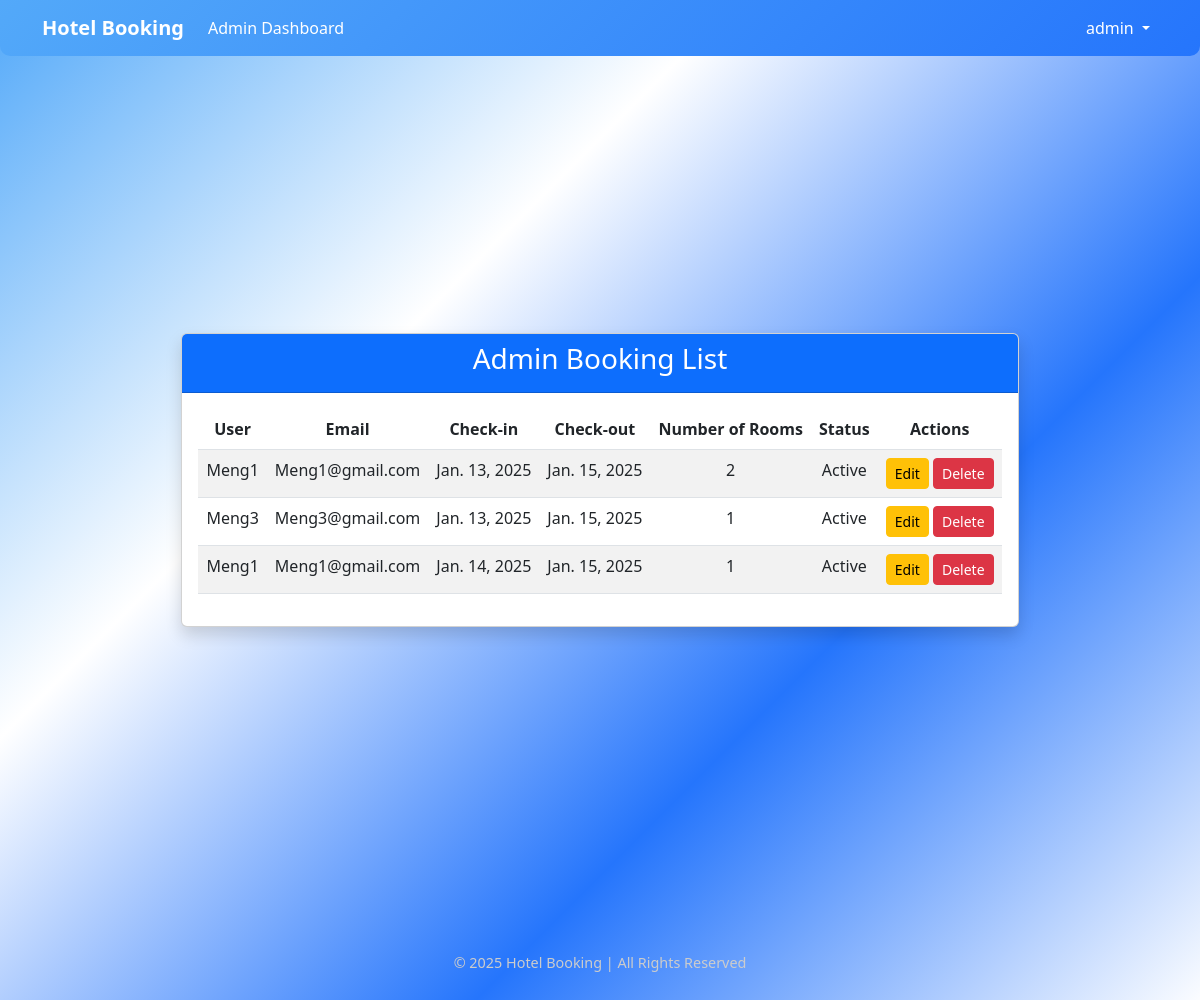
The app's page /admin-bookings/ (signed in), older data.
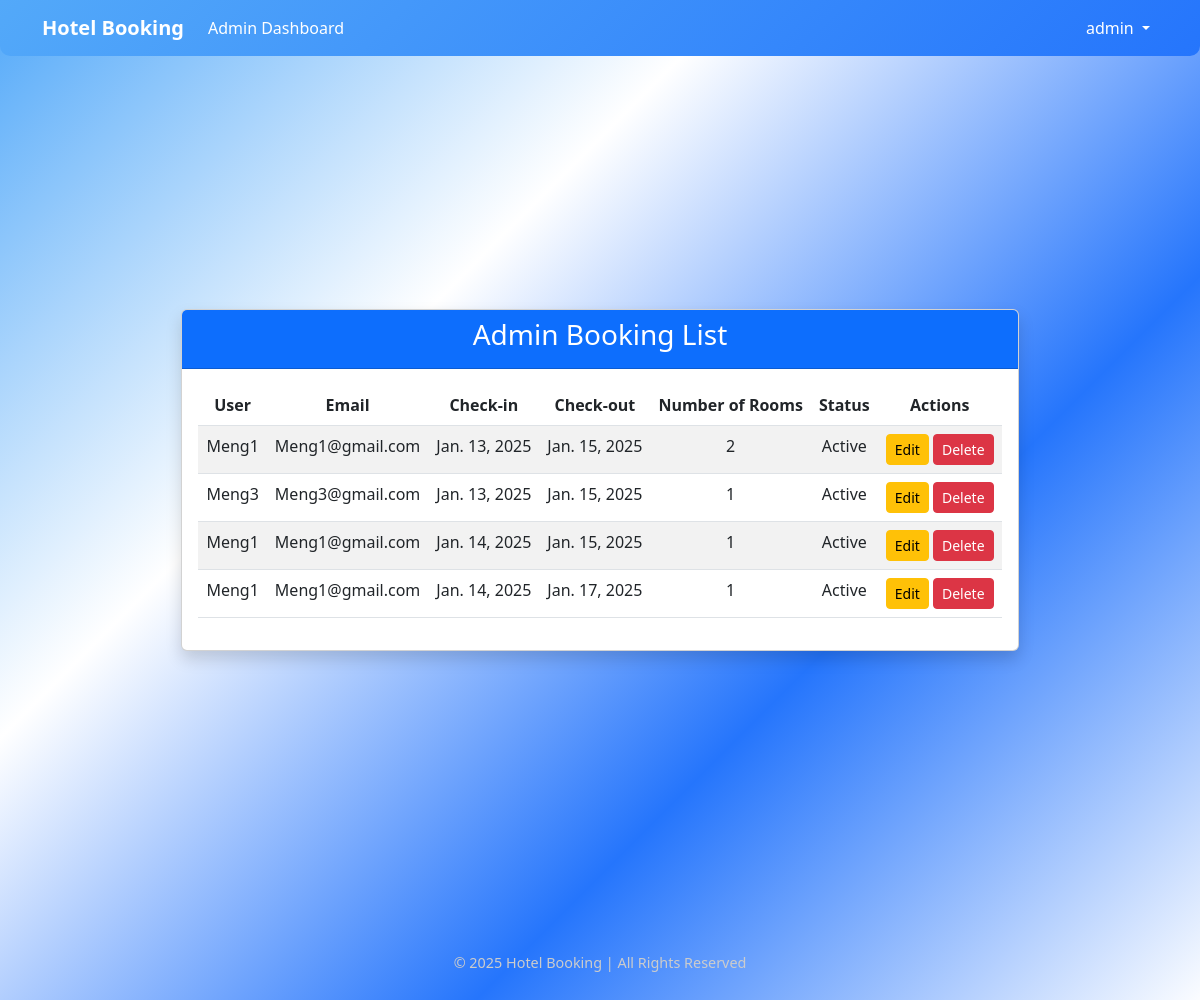
The same page, newer data.
### bookings/models.py (models this page shows, shortened)
class Booking(models.Model):
    user = models.ForeignKey(User, on_delete=models.CASCADE)
    room = models.ForeignKey(Room, on_delete=models.CASCADE)
    check_in = models.DateField()
    check_out = models.DateField()
    rooms_booked = models.PositiveIntegerField(default=1)

### bookings/decoration.py (the view)
    def wrapper_func(request, *args, **kwargs):
        if request.user.is_authenticated:
            if request.user.is_staff:
                return view_func(request, *args, **kwargs)
            else:
                return redirect('dashboard')
        else:
            return redirect('login')

### bookings/decoration.py (called while the page is built)
def admin_only(view_func):
    def wrapper_func(request, *args, **kwargs):
        if request.user.is_authenticated:
            if request.user.is_staff:
                return view_func(request, *args, **kwargs)
            else:
                return redirect('dashboard')
        else:
            return redirect('login')
    return wrapper_func

### bookings/views.py (called while the page is built)
@login_required
@admin_only
def admin_booking_list(request):
    bookings = Booking.objects.select_related('room', 'user').all()
    return render(request, 'bookings/admin_booking_list.html', {'bookings': bookings})

### bookings/templates/bookings/admin_booking_list.html (shortened to what this page needs)
{% extends 'bookings/main.html' %}
{% block content %}
<div class="container d-flex justify-content-center align-items-center" style="min-height: 100vh;">
    <div class="card shadow">
        <div class="card-header text-center bg-primary text-white">
            <h3>Admin Booking List</h3>
        </div>
        <div class="card-body">
            <table class="table table-striped table-hover text-center">
                <thead class="bg-light">
                    <tr>
                        <th>User</th>
                        <th>Email</th>
                        <th>Check-in</th>
                        <th>Check-out</th>
                        <th>Number of Rooms</th>
                        <th>Status</th>
                        <th>Actions</th>
                    </tr>
                </thead>
                <tbody>
                    {% for booking in bookings %}
                    <tr>
                        <td>{{ booking.user }}</td>
                        <td>{{ booking.user.email }}</td>
                        <td>{{ booking.check_in }}</td>
                        <td>{{ booking.check_out }}</td>
                        <td>{{ booking.rooms_booked }}</td>
                        <td>{% if booking.check_out < today %} Complete {% else %} Active {% endif %}</td>
                        <td>
                            <a class="btn btn-warning btn-sm"
                                href="{% url 'update_booking_admin' booking.id %}">Edit</a>
                            <a class="btn btn-danger btn-sm"
                                href="{% url 'delete_booking_admin' booking.id %}">Delete</a>
                        </td>
                    </tr>
                    {% empty %}
                    <tr>
                        <td colspan="7" class="text-center text-muted">No bookings available.</td>
                    </tr>
                    {% endfor %}
                </tbody>
            </table>
        </div>
    </div>
</div>
{% endblock %}

Row changes from the older to the newer data that the page shows:
added Booking: user "Meng1", user.email "Meng1@gmail.com", check_in "Jan. 14, 2025", check_out "Jan. 17, 2025", rooms_booked "1", shows "Active"
